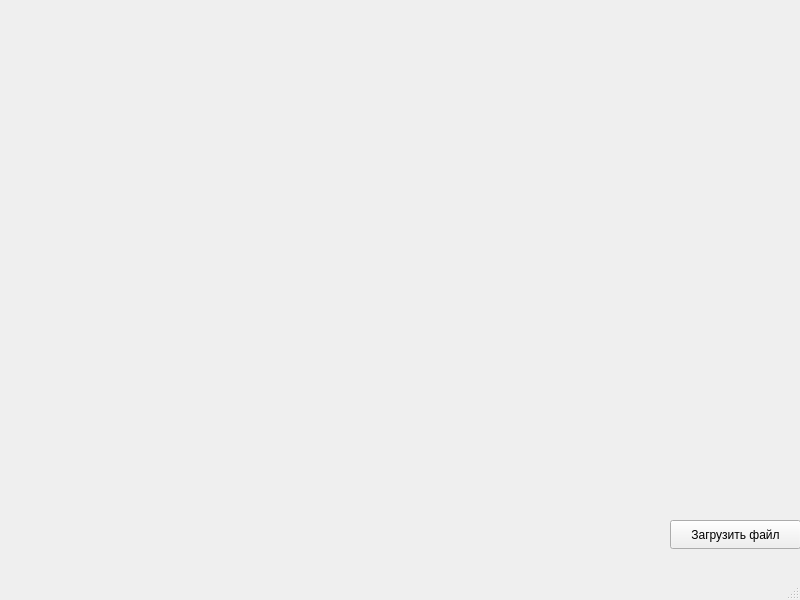
<?xml version="1.0" encoding="UTF-8"?>
<ui version="4.0">
 <class>MainWindow</class>
 <widget class="QMainWindow" name="MainWindow">
  <property name="geometry">
   <rect>
    <x>0</x>
    <y>0</y>
    <width>800</width>
    <height>600</height>
   </rect>
  </property>
  <property name="windowTitle">
   <string>MainWindow</string>
  </property>
  <widget class="QWidget" name="centralwidget">
   <widget class="QPushButton" name="pushButton">
    <property name="geometry">
     <rect>
      <x>670</x>
      <y>520</y>
      <width>131</width>
      <height>29</height>
     </rect>
    </property>
    <property name="text">
     <string>Загрузить файл</string>
    </property>
   </widget>
   <widget class="QWidget" name="widget" native="true">
    <property name="geometry">
     <rect>
      <x>0</x>
      <y>40</y>
      <width>801</width>
      <height>481</height>
     </rect>
    </property>
   </widget>
   <widget class="QLabel" name="label">
    <property name="geometry">
     <rect>
      <x>2</x>
      <y>10</y>
      <width>801</width>
      <height>20</height>
     </rect>
    </property>
    <property name="text">
     <string/>
    </property>
   </widget>
  </widget>
  <widget class="QMenuBar" name="menubar">
   <property name="geometry">
    <rect>
     <x>0</x>
     <y>0</y>
     <width>800</width>
     <height>25</height>
    </rect>
   </property>
  </widget>
  <widget class="QStatusBar" name="statusbar"/>
 </widget>
 <resources/>
 <connections/>
</ui>
